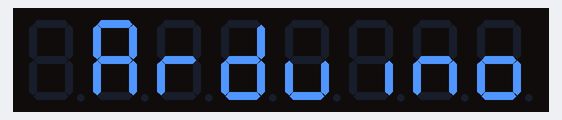
Bench run of a sketch on a simulated Arduino Uno, built with avr-gcc and run on an emulated ATmega328P. Parts: 8-digit seven-segment display.

Above: at 0.1 s.
At 2.1 s:
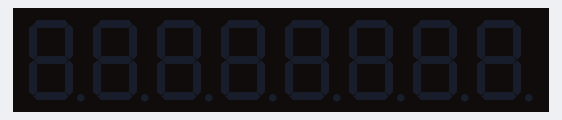

The sketch:

7Seg_Display_Part_1.ino
```cpp
#include "LedControl.h"

const int Data_Pin = 2;
const int CS_Pin = 3;
const int CLK_Pin = 4;

LedControl Seven_Seg_Display = LedControl(Data_Pin, CLK_Pin, CS_Pin, 1);

void setup()
{
  Seven_Seg_Display.shutdown(0, false);
  Seven_Seg_Display.setIntensity(0, 5);
}

void loop()
{

  Seven_Seg_Display.setChar(0, 6, 'A', false); // A
  Seven_Seg_Display.setRow(0, 5, B00000101);   // r
  Seven_Seg_Display.setChar(0, 4, 'd', false); // d
  Seven_Seg_Display.setRow(0, 3, B00011100);   // u
  Seven_Seg_Display.setRow(0, 2, B00010000);   // i
  Seven_Seg_Display.setRow(0, 1, B00010101);   // n
  Seven_Seg_Display.setRow(0, 0, B00011101);   // o
  delay(2000);
  Seven_Seg_Display.clearDisplay(0);
  delay(2000);
}
```

Measured:
- what the display in image 1 shows lasts 2.0 s, from 2.0 s to 4.0 s
